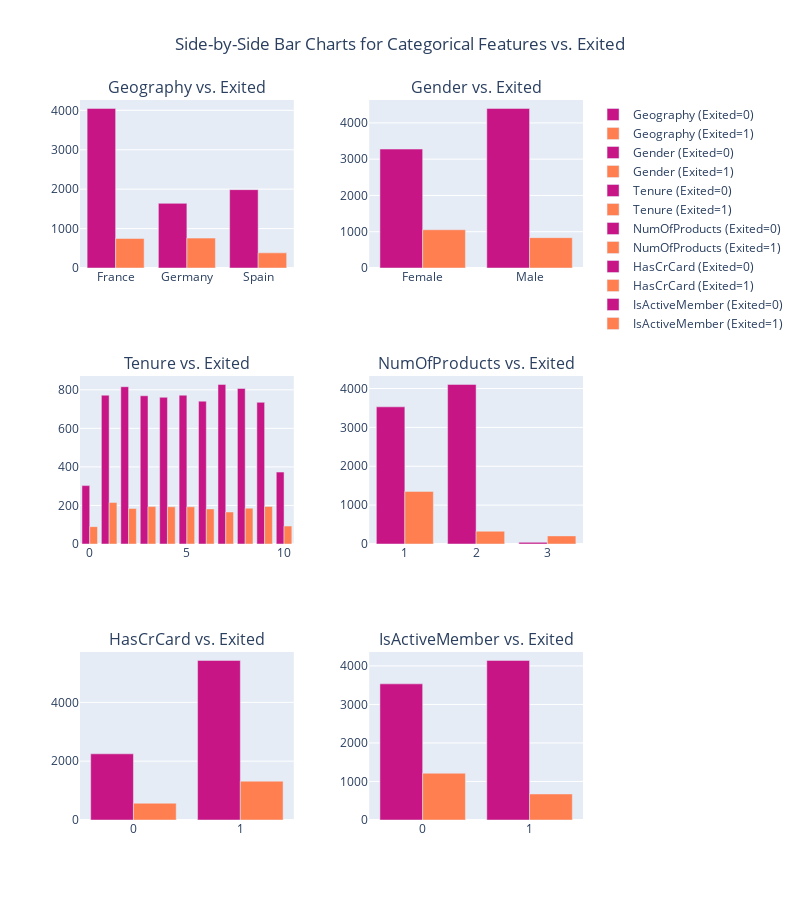

Notebook cell for this chart:
### Code cell
# Define categorical features
features = ['Geography', 'Gender', 'Tenure', 'NumOfProducts', 'HasCrCard', 'IsActiveMember']

# Create subplots layout (3 rows, 2 columns) to enlarge each figure
fig = make_subplots(rows=3, cols=2, 
                    subplot_titles=[f'{feature} vs. Exited' for feature in features],
                    row_heights=[0.3, 0.3, 0.3], vertical_spacing=0.15, horizontal_spacing=0.15)

# Loop over each feature
for i, feature in enumerate(features):
    # Group the data by the feature and 'Exited', and count the occurrences
    grouped = df.groupby([feature, 'Exited']).size().reset_index(name='Count')
    
    # Create a bar chart for Exited=0 (blue color)
    bar_chart_exited_0 = go.Bar(x=grouped[grouped['Exited'] == 0][feature],
                                y=grouped[grouped['Exited'] == 0]['Count'],
                                name=f'{feature} (Exited=0)',
                                marker=dict(color='mediumvioletred'))
    
    # Create a bar chart for Exited=1 (red color)
    bar_chart_exited_1 = go.Bar(x=grouped[grouped['Exited'] == 1][feature],
                                y=grouped[grouped['Exited'] == 1]['Count'],
                                name=f'{feature} (Exited=1)',
                                marker=dict(color='coral'))

    # Determine row and column index for subplot placement
    row = (i) // 2 + 1  # Calculate row index (3 rows)
    col = (i) % 2 + 1  # Calculate column index (2 columns)
    
    # Add the bar charts to the subplot
    fig.add_trace(bar_chart_exited_0, row=row, col=col)
    fig.add_trace(bar_chart_exited_1, row=row, col=col)

# Update layout
fig.update_layout(
    height=900,  # Adjusted height for larger plots
    width=800,   # Adjusted width for larger plots
    title_text="Side-by-Side Bar Charts for Categorical Features vs. Exited",
    barmode='group',  # Bars will appear side by side
    showlegend=True,
    title_x=0.5
)

# Show the plot
fig.show()

### Figure 1 — Plotly figure (JSON) as saved in the notebook; plotly's stock layout.template omitted (floating-point values rounded to 4 significant figures)
{"data": [{"marker": {"color": "mediumvioletred"}, "name": "Geography (Exited=0)", "type": "bar", "x": ["France", "Germany", "Spain"], "xaxis": "x", "y": [4049, 1640, 1988], "yaxis": "y"}, {"marker": {"color": "coral"}, "name": "Geography (Exited=1)", "type": "bar", "x": ["France", "Germany", "Spain"], "xaxis": "x", "y": [749, 758, 384], "yaxis": "y"}, {"marker": {"color": "mediumvioletred"}, "name": "Gender (Exited=0)", "type": "bar", "x": ["Female", "Male"], "xaxis": "x2", "y": [3278, 4399], "yaxis": "y2"}, {"marker": {"color": "coral"}, "name": "Gender (Exited=1)", "type": "bar", "x": ["Female", "Male"], "xaxis": "x2", "y": [1054, 837], "yaxis": "y2"}, {"marker": {"color": "mediumvioletred"}, "name": "Tenure (Exited=0)", "type": "bar", "x": [0, 1, 2, 3, 4, 5, 6, 7, 8, 9, 10], "xaxis": "x3", "y": [303, 772, 816, 769, 761, 772, 741, 828, 807, 735, 373], "yaxis": "y3"}, {"marker": {"color": "coral"}, "name": "Tenure (Exited=1)", "type": "bar", "x": [0, 1, 2, 3, 4, 5, 6, 7, 8, 9, 10], "xaxis": "x3", "y": [90, 215, 184, 194, 193, 193, 182, 166, 186, 195, 93], "yaxis": "y3"}, {"marker": {"color": "mediumvioletred"}, "name": "NumOfProducts (Exited=0)", "type": "bar", "x": [1, 2, 3], "xaxis": "x4", "y": [3529, 4106, 42], "yaxis": "y4"}, {"marker": {"color": "coral"}, "name": "NumOfProducts (Exited=1)", "type": "bar", "x": [1, 2, 3], "xaxis": "x4", "y": [1353, 329, 209], "yaxis": "y4"}, {"marker": {"color": "mediumvioletred"}, "name": "HasCrCard (Exited=0)", "type": "bar", "x": [0, 1], "xaxis": "x5", "y": [2250, 5427], "yaxis": "y5"}, {"marker": {"color": "coral"}, "name": "HasCrCard (Exited=1)", "type": "bar", "x": [0, 1], "xaxis": "x5", "y": [571, 1320], "yaxis": "y5"}, {"marker": {"color": "mediumvioletred"}, "name": "IsActiveMember (Exited=0)", "type": "bar", "x": [0, 1], "xaxis": "x6", "y": [3534, 4143], "yaxis": "y6"}, {"marker": {"color": "coral"}, "name": "IsActiveMember (Exited=1)", "type": "bar", "x": [0, 1], "xaxis": "x6", "y": [1215, 676], "yaxis": "y6"}], "layout": {"annotations": [{"font": {"size": 16}, "showarrow": false, "text": "Geography vs. Exited", "x": 0.2125, "xanchor": "center", "xref": "paper", "y": 1, "yanchor": "bottom", "yref": "paper"}, {"font": {"size": 16}, "showarrow": false, "text": "Gender vs. Exited", "x": 0.7875, "xanchor": "center", "xref": "paper", "y": 1, "yanchor": "bottom", "yref": "paper"}, {"font": {"size": 16}, "showarrow": false, "text": "Tenure vs. Exited", "x": 0.2125, "xanchor": "center", "xref": "paper", "y": 0.6167, "yanchor": "bottom", "yref": "paper"}, {"font": {"size": 16}, "showarrow": false, "text": "NumOfProducts vs. Exited", "x": 0.7875, "xanchor": "center", "xref": "paper", "y": 0.6167, "yanchor": "bottom", "yref": "paper"}, {"font": {"size": 16}, "showarrow": false, "text": "HasCrCard vs. Exited", "x": 0.2125, "xanchor": "center", "xref": "paper", "y": 0.2333, "yanchor": "bottom", "yref": "paper"}, {"font": {"size": 16}, "showarrow": false, "text": "IsActiveMember vs. Exited", "x": 0.7875, "xanchor": "center", "xref": "paper", "y": 0.2333, "yanchor": "bottom", "yref": "paper"}], "barmode": "group", "height": 900, "showlegend": true, "title": {"text": "Side-by-Side Bar Charts for Categorical Features vs. Exited", "x": 0.5}, "width": 800, "xaxis": {"anchor": "y", "domain": [0, 0.425]}, "xaxis2": {"anchor": "y2", "domain": [0.575, 1]}, "xaxis3": {"anchor": "y3", "domain": [0, 0.425]}, "xaxis4": {"anchor": "y4", "domain": [0.575, 1]}, "xaxis5": {"anchor": "y5", "domain": [0, 0.425]}, "xaxis6": {"anchor": "y6", "domain": [0.575, 1]}, "yaxis": {"anchor": "x", "domain": [0.7667, 1]}, "yaxis2": {"anchor": "x2", "domain": [0.7667, 1]}, "yaxis3": {"anchor": "x3", "domain": [0.3833, 0.6167]}, "yaxis4": {"anchor": "x4", "domain": [0.3833, 0.6167]}, "yaxis5": {"anchor": "x5", "domain": [0, 0.2333]}, "yaxis6": {"anchor": "x6", "domain": [0, 0.2333]}}}
